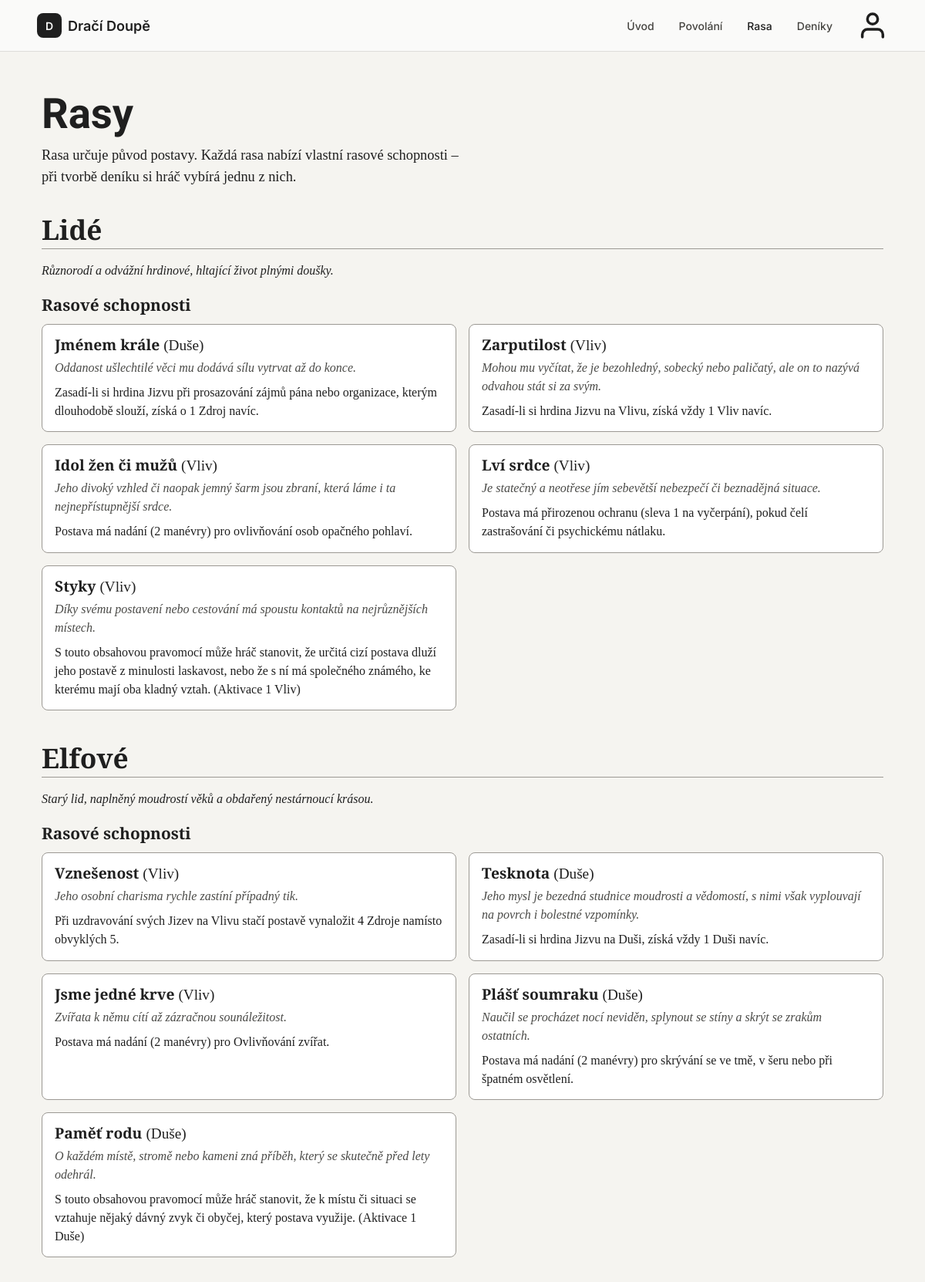
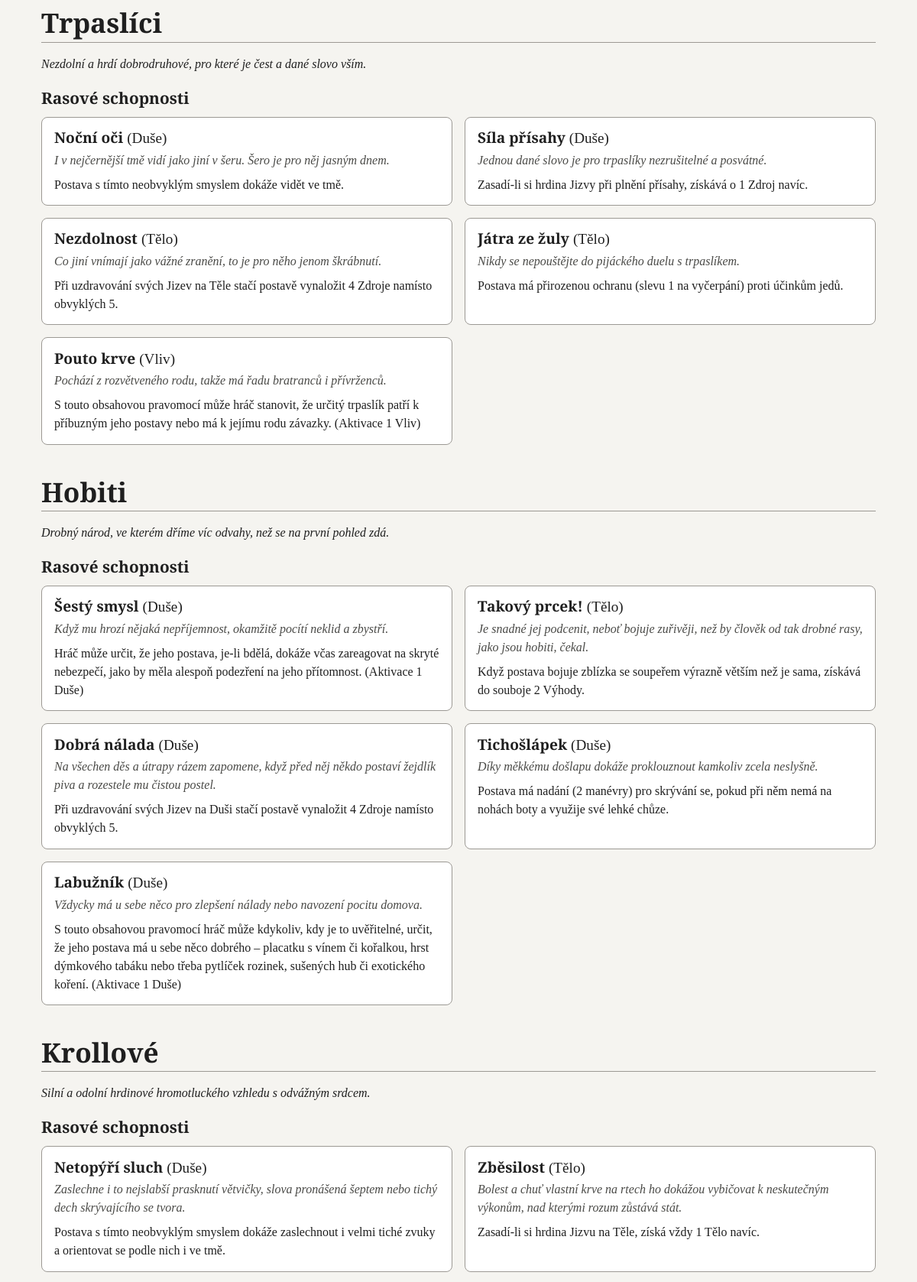
/?c=rasa (upper part), run on the app's committed database (2 pictures, top to bottom).
### tables this page shows
CREATE TABLE rasa (
 id_rasa INT UNSIGNED NOT NULL AUTO_INCREMENT,
 nazov VARCHAR(100) NOT NULL, popis TEXT NULL,
 PRIMARY KEY (id_rasa), UNIQUE KEY uq_rasa_nazov (nazov)
);

CREATE TABLE rasova_schopnost (
 id_rasova_schopnost INT UNSIGNED NOT NULL AUTO_INCREMENT,
 id_rasa INT UNSIGNED NOT NULL, nazov VARCHAR(150) NOT NULL,
 vlastnost ENUM('telo','duse','vliv') NOT NULL,
 citat TEXT NULL, text TEXT NULL,
 PRIMARY KEY (id_rasova_schopnost),
 UNIQUE KEY uq_rasova_schopnost_rasa_id (id_rasa,id_rasova_schopnost),
 UNIQUE KEY uq_rasova_schopnost_nazov (id_rasa,nazov),
 CONSTRAINT fk_rasova_schopnost_rasa FOREIGN KEY (id_rasa) REFERENCES rasa(id_rasa)
 ON UPDATE CASCADE ON DELETE RESTRICT
);

### Framework/Http/Responses/Response.php (called while the page is built, shortened)
<?php
abstract class Response
{
    public function send(): void
    {
        $this->generate();
    }
}

### public/index.php (called while the page is built, shortened)
<?php
require __DIR__ . '/../Framework/ClassLoader.php';
try {
    $app = new App();
    $app->run();
} catch (Exception $e) {
    die('An error occurred: ' . $e->getMessage());
}

### Framework/DB/Connection.php (called while the page is built, shortened)
<?php
class Connection
{
    private static ?Connection $instance = null;
    private PDO $db;
    public function __construct(PDO $db)
    {
        $this->db = $db;
    }
    public static function getInstance(): Connection
    {
        try {
            if (self::$instance == null) {
                $db = new PDO(
                    'mysql:dbname=' . Configuration::DB_NAME . ';host=' . Configuration::DB_HOST,
                    Configuration::DB_USER,
                    Configuration::DB_PASS
                );
                $db->setAttribute(PDO::ATTR_ERRMODE, PDO::ERRMODE_EXCEPTION);
                $db->setAttribute(PDO::ATTR_EMULATE_PREPARES, true);
                self::$instance = new self($db);
            }
            return self::$instance;
        } catch (PDOException $e) {
            throw new Exception('Connection failed: ' . $e->getMessage());
        }
    }
    public function prepare(string $sql): DebugStatement
    {
        try {
            return new DebugStatement($this->db->prepare($sql));
        } catch (PDOException $e) {
            throw new Exception('Prepare failed: ' . $e->getMessage());
        }
    }
}

### Framework/Core/Model.php (called while the page is built, shortened)
<?php
abstract class Model implements \JsonSerializable
{
    protected static array $columnsMap = [];
    private static array $dbColumns = [];
    private static IDbConvention $dbConventions;
    protected static function getTableName(): string
    {
        return self::getConventions()->getTableName(get_called_class());
    }
    protected static function getPkColumnName(): string
    {
        return self::getConventions()->getPkColumnName(get_called_class());
    }
    protected static function getColumnsMap(): array
    {
        return static::$columnsMap ?? [];
    }
    public static function getAll(
        ?string $whereClause = null,
        array   $whereParams = [],
        ?string $orderBy = null,
        ?int    $limit = null,
        ?int    $offset = null
    ): array
    {
        try {
            $sql = "SELECT " . static::getDBColumnNamesList() . " FROM `" . static::getTableName() . "`";
            if ($orderBy !== null) {
                $sql .= " ORDER BY $orderBy";
            }
            $stmt = Connection::getInstance()->prepare($sql);
            $stmt->execute($whereParams);
            $models = $stmt->fetchAll(PDO::FETCH_CLASS | PDO::FETCH_PROPS_LATE, static::class);
            $dataSet = new ResultSet($models);
            return $models;
        } catch (PDOException $exception) {
            throw new Exception('Query failed: ' . $exception->getMessage(), 0, $exception);
        }
    }
    private static function getDbColumns(): array
    {
        try {
            $sql = "DESCRIBE " . static::getTableName();
            $stmt = Connection::getInstance()->prepare($sql);
            $stmt->execute([]);
            self::$dbColumns[static::class] = array_column($stmt->fetchAll(), 'Field');
            return self::$dbColumns[static::class];
        } catch (PDOException $exception) {
            throw new Exception('Query failed: ' . $exception->getMessage(), 0, $exception);
        }
    }
    private function getIdValue(): mixed
    {
        $pk = static::getPkColumnName();
        $prop = static::toPropertyName($pk);
        return isset($this->{$prop}) ? $this->{$prop} : null;
    }
    private static function getModelProperties(): array
    {
        $reflection = new \ReflectionClass(static::class);
        $properties = [];
        foreach ($reflection->getProperties() as $property) {
            $propertyName = $property->getName();
            if ($property->isStatic()) {
                continue;
            }
            $properties[$propertyName] = true;
        }
        return $properties;
    }
    private static function getDBColumnNamesList(): string
    {
        $dbColumns = [];
        foreach (static::getDbColumns() as $columnName) {
            $propertyName = static::toPropertyName($columnName);
            if ($propertyName != $columnName) {
                $dbColumns[] = "`$columnName` AS {$propertyName}";
            } else {
                $dbColumns[] = $columnName;
            }
        }
        return implode(', ', $dbColumns);
    }
    private static function toPropertyName(string $columnName): string
    {
        $customMapping = static::getColumnsMap();
        if (isset($customMapping[$columnName])) {
            return $customMapping[$columnName];
        } else {
            return static::getConventions()->toPropertyName($columnName);
        }
    }
    private static function getConventions(): IDbConvention
    {
        if (!isset(static::$dbConventions)) {
            static::$dbConventions = new (Configuration::DB_CONVENTIONS_CLASS)();
        }
        return static::$dbConventions;
    }
}

### App/Support/IdConventions.php (called while the page is built, shortened)
<?php
class IdConventions implements IDbConvention
{
    public function getTableName(string $className): string
    {
        return $this->toSnakeCase($this->shortName($className));
    }
    public function getPkColumnName(string $className): string
    {
        return 'id_' . $this->toSnakeCase($this->shortName($className));
    }
    public function toPropertyName(string $columnName): string
    {
        return lcfirst(str_replace('_', '', ucwords($columnName, '_')));
    }
    private function shortName(string $className): string
    {
        $parts = explode('\\', $className);
        return end($parts);
    }
    private function toSnakeCase(string $input): string
    {
        return strtolower(preg_replace('/(?<!^)[A-Z]/', '_$0', $input));
    }
}

### Framework/DB/DebugStatement.php (called while the page is built, shortened)
<?php
class DebugStatement
{
    private PDOStatementAlias $stmt;
    public function __construct($stmt)
    {
        $this->stmt = $stmt;
    }
    public function execute(?array $params = null): bool
    {
        $result = $this->stmt->execute($params);
        $this->stmt->debugDumpParams();
        return $result;
    }
    public function __call(string $name, array $arguments): mixed
    {
        return $this->stmt->{$name}(...$arguments);
    }
}

### App/Controllers/RasaController.php (called while the page is built, shortened)
<?php
class RasaController extends BaseController
{
    public function index(Request $request): Response
    {
        $schopnosti = [];
        foreach (RasovaSchopnost::getAll(orderBy: 'id_rasova_schopnost') as $s) {
            $schopnosti[$s->idRasa][] = $s;
        }
        return $this->html(['rasy' => Rasa::getAll(orderBy: 'id_rasa'), 'schopnosti' => $schopnosti]);
    }
}

### Framework/Support/functions.php (called while the page is built)
<?php
if (!function_exists('e')) {
    function e(mixed $value): string
    {
        return htmlspecialchars((string)$value, ENT_QUOTES | ENT_SUBSTITUTE | ENT_HTML5, 'UTF-8');
    }
}

### Framework/ClassLoader.php (called while the page is built, shortened)
<?php
class ClassLoader
{
    public static function Boot(): void
    {
        spl_autoload_register(function ($class_name) {
            $file = self::getClassFile($class_name);
        });
    }
    public static function getClassFile(string $className): string
    {
        $baseDir = realpath(dirname(__DIR__));
        $relativePath = str_replace('\\', DIRECTORY_SEPARATOR, ltrim($className, '\\')) . '.php';
        return $baseDir . DIRECTORY_SEPARATOR . $relativePath;
    }
}
require __DIR__ . DIRECTORY_SEPARATOR . 'Support' . DIRECTORY_SEPARATOR . 'functions.php';

### App/Views/Rasa/index.view.php (the view)
<?php
$atributy = ['telo' => 'Tělo', 'duse' => 'Duše', 'vliv' => 'Vliv'];
?>
<main class="info flex-grow-1">
    <div class="container px-3 px-md-4 py-4 py-md-5">
        <h1 class="info__title">Rasy</h1>
        <p class="info__lead">Rasa určuje původ postavy. Každá rasa nabízí vlastní rasové schopnosti – při tvorbě deníku si hráč vybírá jednu z nich.</p>
        <?php foreach ($rasy as $rasa) : ?>
            <section class="info__item" aria-labelledby="rasa-<?= (int)$rasa->idRasa ?>">
                <h2 id="rasa-<?= (int)$rasa->idRasa ?>"><?= e($rasa->nazov) ?></h2>
                <?php if ($rasa->popis) : ?>
                    <p class="fst-italic"><?= e($rasa->popis) ?></p>
                <?php endif; ?>
                <h3 class="info__sub">Rasové schopnosti</h3>
                <div class="row row-cols-1 row-cols-md-2 g-3">
                    <?php foreach ($schopnosti[$rasa->idRasa] ?? [] as $s) : ?>
                        <div class="col">
                            <article class="trait h-100">
                                <h3><?= e($s->nazov) ?> <span class="trait__attr">(<?= e($atributy[$s->vlastnost] ?? $s->vlastnost) ?>)</span></h3>
                                <?php if ($s->citat) : ?>
                                    <p class="trait__quote"><em><?= e($s->citat) ?></em></p>
                                <?php endif; ?>
                                <p class="mb-0"><?= e($s->text) ?></p>
                            </article>
                        </div>
                    <?php endforeach; ?>
                </div>
            </section>
        <?php endforeach; ?>
    </div>
</main>

### public/css/style.css (style rules this page uses)
:root { --ink: #1f1f1f; --paper: #f5f4f0; --paper-border: #9c9994; --rule: #7a7a7a; --header-bg: #fafaf9; --header-border: #deddda; --nav-ink: #454440; --font-text: "EB Garamond", Garamond, Georgia, "Times New Roman", serif; --font-ui: Inter, system-ui, -apple-system, "Segoe UI", Roboto, sans-serif; --font-logo: "UnifrakturCook", "Old English Text MT", Georgia, serif; }
body { min-width: 320px; color: var(--ink); font-family: var(--font-text), serif; }
h1, h2, p, ul, ol { margin: 0; padding: 0; }
.info { background: var(--paper); }
.info__title { font-family: var(--font-logo), serif; font-weight: 700; font-size: clamp(2.2rem, 6vw, 3.4rem); margin-bottom: .5rem; }
.info__lead { max-width: 60ch; margin-bottom: 2rem; font-size: 1.15rem; }
.info__item { margin-bottom: 2.5rem; }
.info__item > h2 { font-size: clamp(1.7rem, 4vw, 2.2rem); font-weight: 600; border-bottom: 1px solid var(--paper-border); padding-bottom: .25rem; margin-bottom: 1rem; }
.info__sub { font-size: 1.3rem; font-weight: 600; margin: 1.25rem 0 .75rem; }
.trait { padding: .9rem 1rem; border: 1px solid var(--paper-border); border-radius: .5rem; background: #fff; }
.trait h3 { font-size: 1.2rem; font-weight: 600; margin-bottom: .35rem; }
.trait__quote { font-style: italic; color: #4a4a47; margin-bottom: .5rem; }
.trait__quote em { font-style: italic; }
.trait__attr { font-weight: 400; }

### data on the page
rasa: nazov "Lidé", popis "Různorodí a odvážní hrdinové, hltající život plnými doušky."
rasova_schopnost: nazov "Jménem krále", vlastnost "Duše", citat "Oddanost ušlechtilé věci mu dodává sílu vytrvat až do konce.", text "Zasadí-li si hrdina Jizvu při prosazování zájmů pána nebo organizace, kterým dlouhodobě slouží, získá o 1 Zdroj navíc."
rasova_schopnost: nazov "Zarputilost", vlastnost "Vliv", citat "Mohou mu vyčítat, že je bezohledný, sobecký nebo paličatý, ale on to nazývá odvahou stát si za svým.", text "Zasadí-li si hrdina Jizvu na Vlivu, získá vždy 1 Vliv navíc."
rasova_schopnost: nazov "Idol žen či mužů", vlastnost "Vliv", citat "Jeho divoký vzhled či naopak jemný šarm jsou zbraní, která láme i ta nejnepřístupnější srdce.", text "Postava má nadání (2 manévry) pro ovlivňování osob opačného pohlaví."
rasova_schopnost: nazov "Lví srdce", vlastnost "Vliv", citat "Je statečný a neotřese jím sebevětší nebezpečí či beznadějná situace.", text "Postava má přirozenou ochranu (sleva 1 na vyčerpání), pokud čelí zastrašování či psychickému nátlaku."
rasova_schopnost: nazov "Styky", vlastnost "Vliv", citat "Díky svému postavení nebo cestování má spoustu kontaktů na nejrůznějších místech.", text "S touto obsahovou pravomocí může hráč stanovit, že určitá cizí postava dluží jeho postavě z minulosti laskavost, nebo že s ní má společného známého, ke kterému mají oba kladný vztah. (Aktivace 1 Vliv)"
rasa: nazov "Elfové", popis "Starý lid, naplněný moudrostí věků a obdařený nestárnoucí krásou."
rasova_schopnost: nazov "Vznešenost", vlastnost "Vliv", citat "Jeho osobní charisma rychle zastíní případný tik.", text "Při uzdravování svých Jizev na Vlivu stačí postavě vynaložit 4 Zdroje namísto obvyklých 5."
rasova_schopnost: nazov "Tesknota", vlastnost "Duše", citat "Jeho mysl je bezedná studnice moudrosti a vědomostí, s nimi však vyplouvají na povrch i bolestné vzpomínky.", text "Zasadí-li si hrdina Jizvu na Duši, získá vždy 1 Duši navíc."
rasova_schopnost: nazov "Jsme jedné krve", vlastnost "Vliv", citat "Zvířata k němu cítí až zázračnou sounáležitost.", text "Postava má nadání (2 manévry) pro Ovlivňování zvířat."
rasova_schopnost: nazov "Plášť soumraku", vlastnost "Duše", citat "Naučil se procházet nocí neviděn, splynout se stíny a skrýt se zrakům ostatních.", text "Postava má nadání (2 manévry) pro skrývání se ve tmě, v šeru nebo při špatném osvětlení."
rasova_schopnost: nazov "Paměť rodu", vlastnost "Duše", citat "O každém místě, stromě nebo kameni zná příběh, který se skutečně před lety odehrál.", text "S touto obsahovou pravomocí může hráč stanovit, že k místu či situaci se vztahuje nějaký dávný zvyk či obyčej, který postava využije. (Aktivace 1 Duše)"
rasa: nazov "Trpaslíci", popis "Nezdolní a hrdí dobrodruhové, pro které je čest a dané slovo vším."
rasova_schopnost: nazov "Noční oči", vlastnost "Duše", citat "I v nejčernější tmě vidí jako jiní v šeru. Šero je pro něj jasným dnem.", text "Postava s tímto neobvyklým smyslem dokáže vidět ve tmě."
rasova_schopnost: nazov "Síla přísahy", vlastnost "Duše", citat "Jednou dané slovo je pro trpaslíky nezrušitelné a posvátné.", text "Zasadí-li si hrdina Jizvy při plnění přísahy, získává o 1 Zdroj navíc."
rasova_schopnost: nazov "Nezdolnost", vlastnost "Tělo", citat "Co jiní vnímají jako vážné zranění, to je pro něho jenom škrábnutí.", text "Při uzdravování svých Jizev na Těle stačí postavě vynaložit 4 Zdroje namísto obvyklých 5."
rasova_schopnost: nazov "Játra ze žuly", vlastnost "Tělo", citat "Nikdy se nepouštějte do pijáckého duelu s trpaslíkem.", text "Postava má přirozenou ochranu (slevu 1 na vyčerpání) proti účinkům jedů."
rasova_schopnost: nazov "Pouto krve", vlastnost "Vliv", citat "Pochází z rozvětveného rodu, takže má řadu bratranců i přívrženců.", text "S touto obsahovou pravomocí může hráč stanovit, že určitý trpaslík patří k příbuzným jeho postavy nebo má k jejímu rodu závazky. (Aktivace 1 Vliv)"
rasa: nazov "Hobiti", popis "Drobný národ, ve kterém dříme víc odvahy, než se na první pohled zdá."
rasova_schopnost: nazov "Šestý smysl", vlastnost "Duše", citat "Když mu hrozí nějaká nepříjemnost, okamžitě pocítí neklid a zbystří.", text "Hráč může určit, že jeho postava, je-li bdělá, dokáže včas zareagovat na skryté nebezpečí, jako by měla alespoň podezření na jeho přítomnost. (Aktivace 1 Duše)"
rasova_schopnost: nazov "Takový prcek!", vlastnost "Tělo", citat "Je snadné jej podcenit, neboť bojuje zuřivěji, než by člověk od tak drobné rasy, jako jsou hobiti, čekal.", text "Když postava bojuje zblízka se soupeřem výrazně větším než je sama, získává do souboje 2 Výhody."
rasova_schopnost: nazov "Dobrá nálada", vlastnost "Duše", citat "Na všechen děs a útrapy rázem zapomene, když před něj někdo postaví žejdlík piva a rozestele mu čistou postel.", text "Při uzdravování svých Jizev na Duši stačí postavě vynaložit 4 Zdroje namísto obvyklých 5."
rasova_schopnost: nazov "Tichošlápek", vlastnost "Duše", citat "Díky měkkému došlapu dokáže proklouznout kamkoliv zcela neslyšně.", text "Postava má nadání (2 manévry) pro skrývání se, pokud při něm nemá na nohách boty a využije své lehké chůze."
rasova_schopnost: nazov "Labužník", vlastnost "Duše", citat "Vždycky má u sebe něco pro zlepšení nálady nebo navození pocitu domova.", text "S touto obsahovou pravomocí hráč může kdykoliv, kdy je to uvěřitelné, určit, že jeho postava má u sebe něco dobrého – placatku s vínem či kořalkou, hrst dýmkového tabáku nebo třeba pytlíček rozinek, sušených hub či exotického koření. (Aktivace 1 Duše)"
rasa: nazov "Krollové", popis "Silní a odolní hrdinové hromotluckého vzhledu s odvážným srdcem."
rasova_schopnost: nazov "Netopýří sluch", vlastnost "Duše", citat "Zaslechne i to nejslabší prasknutí větvičky, slova pronášená šeptem nebo tichý dech skrývajícího se tvora.", text "Postava s tímto neobvyklým smyslem dokáže zaslechnout i velmi tiché zvuky a orientovat se podle nich i ve tmě."
rasova_schopnost: nazov "Zběsilost", vlastnost "Tělo", citat "Bolest a chuť vlastní krve na rtech ho dokážou vybičovat k neskutečným výkonům, nad kterými rozum zůstává stát.", text "Zasadí-li si hrdina Jizvu na Těle, získá vždy 1 Tělo navíc."
